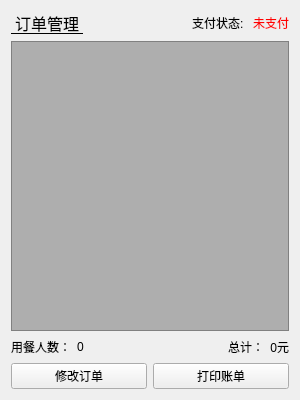
<?xml version="1.0" encoding="UTF-8"?>
<ui version="4.0">
 <class>Table</class>
 <widget class="QWidget" name="Table">
  <property name="geometry">
   <rect>
    <x>0</x>
    <y>0</y>
    <width>300</width>
    <height>400</height>
   </rect>
  </property>
  <property name="windowTitle">
   <string>订单表格</string>
  </property>
  <layout class="QVBoxLayout" name="verticalLayout_2">
   <item>
    <layout class="QHBoxLayout" name="horizontalLayout_3">
     <item>
      <widget class="QLabel" name="label_5">
       <property name="font">
        <font>
         <family>04b_21</family>
         <pointsize>12</pointsize>
         <weight>50</weight>
         <italic>false</italic>
         <bold>false</bold>
         <underline>true</underline>
        </font>
       </property>
       <property name="styleSheet">
        <string notr="true">font: 12pt &quot;04b_21&quot;;
text-decoration: underline;</string>
       </property>
       <property name="text">
        <string> 订单管理 </string>
       </property>
      </widget>
     </item>
     <item>
      <spacer name="horizontalSpacer_2">
       <property name="orientation">
        <enum>Qt::Horizontal</enum>
       </property>
       <property name="sizeHint" stdset="0">
        <size>
         <width>40</width>
         <height>20</height>
        </size>
       </property>
      </spacer>
     </item>
     <item>
      <layout class="QHBoxLayout" name="horizontalLayout_2">
       <item>
        <widget class="QLabel" name="label_6">
         <property name="text">
          <string>支付状态: </string>
         </property>
        </widget>
       </item>
       <item>
        <widget class="QLabel" name="payStatuLb">
         <property name="styleSheet">
          <string notr="true">color: rgb(255, 0, 0);</string>
         </property>
         <property name="text">
          <string>未支付</string>
         </property>
        </widget>
       </item>
      </layout>
     </item>
    </layout>
   </item>
   <item>
    <layout class="QVBoxLayout" name="verticalLayout" stretch="1,0">
     <item>
      <layout class="QVBoxLayout" name="verticalLayout_3">
       <item>
        <widget class="QTableWidget" name="tableWidget">
         <property name="styleSheet">
          <string notr="true">
QHeaderView::section{
	background: rgba(74, 74, 74, 100);
}

QTableWidget{
	background-color:  rgba(74, 74, 74, 100);
	color: rgb(0, 255, 255);
}</string>
         </property>
        </widget>
       </item>
       <item>
        <layout class="QHBoxLayout" name="horizontalLayout">
         <item>
          <widget class="QLabel" name="label">
           <property name="text">
            <string>用餐人数：</string>
           </property>
          </widget>
         </item>
         <item>
          <widget class="QLabel" name="peopleNum">
           <property name="text">
            <string>0</string>
           </property>
          </widget>
         </item>
         <item>
          <spacer name="horizontalSpacer">
           <property name="orientation">
            <enum>Qt::Horizontal</enum>
           </property>
           <property name="sizeHint" stdset="0">
            <size>
             <width>40</width>
             <height>20</height>
            </size>
           </property>
          </spacer>
         </item>
         <item>
          <widget class="QLabel" name="label_2">
           <property name="text">
            <string>总计：</string>
           </property>
           <property name="alignment">
            <set>Qt::AlignRight|Qt::AlignTrailing|Qt::AlignVCenter</set>
           </property>
          </widget>
         </item>
         <item>
          <widget class="QLabel" name="moneyNum">
           <property name="text">
            <string>0元</string>
           </property>
           <property name="alignment">
            <set>Qt::AlignRight|Qt::AlignTrailing|Qt::AlignVCenter</set>
           </property>
          </widget>
         </item>
        </layout>
       </item>
      </layout>
     </item>
     <item>
      <layout class="QHBoxLayout" name="horizontalLayout_4">
       <item>
        <widget class="QPushButton" name="changBt">
         <property name="sizePolicy">
          <sizepolicy hsizetype="Expanding" vsizetype="Expanding">
           <horstretch>0</horstretch>
           <verstretch>0</verstretch>
          </sizepolicy>
         </property>
         <property name="minimumSize">
          <size>
           <width>0</width>
           <height>25</height>
          </size>
         </property>
         <property name="text">
          <string>修改订单</string>
         </property>
        </widget>
       </item>
       <item>
        <widget class="QPushButton" name="outputBt">
         <property name="sizePolicy">
          <sizepolicy hsizetype="Expanding" vsizetype="Expanding">
           <horstretch>0</horstretch>
           <verstretch>0</verstretch>
          </sizepolicy>
         </property>
         <property name="minimumSize">
          <size>
           <width>0</width>
           <height>25</height>
          </size>
         </property>
         <property name="text">
          <string>打印账单</string>
         </property>
        </widget>
       </item>
      </layout>
     </item>
    </layout>
   </item>
  </layout>
 </widget>
 <resources/>
 <connections/>
</ui>
